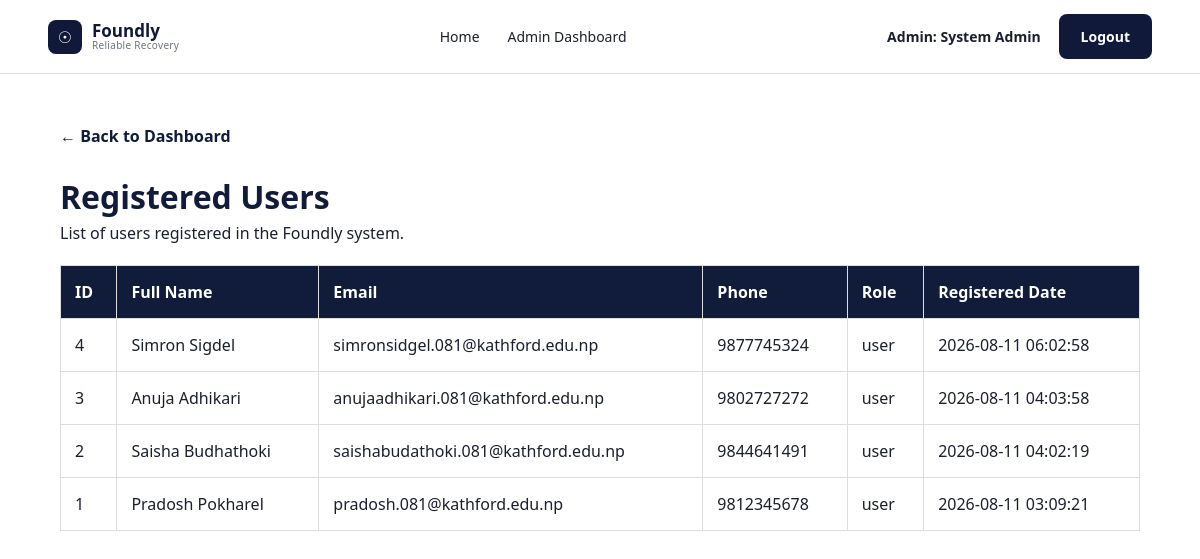
Page /admin_users.php (signed in) on the committed database.
### tables this page shows
CREATE TABLE `users` (
  `user_id` int(11) NOT NULL,
  `full_name` varchar(100) NOT NULL,
  `email` varchar(150) NOT NULL,
  `phone` varchar(10) NOT NULL,
  `password_hash` varchar(255) NOT NULL,
  `user_type` enum('student','staff') NOT NULL DEFAULT 'student',
  `role` enum('user','admin') NOT NULL DEFAULT 'user',
  `created_at` timestamp NOT NULL DEFAULT current_timestamp()
);

### admin_users.php (the view, shortened to what this page needs)
<?php
require_once 'db.php';
$stmt = $pdo->query("
    SELECT user_id, full_name, email, phone, role, created_at
    FROM users
    WHERE role = 'user'
    ORDER BY created_at DESC
");
$users = $stmt->fetchAll(PDO::FETCH_ASSOC);
?>
<!DOCTYPE html>
<html lang="en">
<head>
<link rel="stylesheet" href="base.css">
</head>
<body>
<header class="site-header">
    <div class="brand">
        <div class="brand-icon">&#9737;</div>
        <div class="brand-text">
            <span class="brand-name">Foundly</span>
            <span class="brand-tagline">Reliable Recovery</span>
        </div>
    </div>
    <nav class="site-nav">
        <a href="index.php">Home</a>
        <a href="admin_dashboard.php">
            Admin Dashboard
        </a>
    </nav>
    <div class="nav-actions">
        <span class="nav-login">
            Admin:
            <?php echo htmlspecialchars($_SESSION['full_name']); ?>
        </span>
        <a href="logout.php" class="btn btn-navy">
            Logout
        </a>
    </div>
</header>
<div class="admin-container">
    <a href="admin_dashboard.php" class="back-link">
        ← Back to Dashboard
    </a>
    <h1>Registered Users</h1>
    <p>
        List of users registered in the Foundly system.
    </p>
    <?php if (count($users) > 0): ?>
        <table class="admin-table">
            <thead>
                <tr>
                    <th>ID</th>
                    <th>Full Name</th>
                    <th>Email</th>
                    <th>Phone</th>
                    <th>Role</th>
                    <th>Registered Date</th>
                </tr>
            </thead>
            <tbody>
                <?php foreach ($users as $user): ?>
                    <tr>
                        <td>
                            <?php echo htmlspecialchars($user['user_id']); ?>
                        </td>
                        <td>
                            <?php echo htmlspecialchars($user['full_name']); ?>
                        </td>
                        <td>
                            <?php echo htmlspecialchars($user['email']); ?>
                        </td>
                        <td>
                            <?php echo htmlspecialchars($user['phone']); ?>
                        </td>
                        <td>
                            <?php echo htmlspecialchars($user['role']); ?>
                        </td>
                        <td>
                            <?php echo htmlspecialchars($user['created_at']); ?>
                        </td>
                    </tr>
                <?php endforeach; ?>
            </tbody>
        </table>
    <?php else: ?>
        <div class="empty">
            No registered users found.
        </div>
    <?php endif; ?>
</div>
</body>
</html>

### base.css (style rules this page uses)
:root { --navy: #10193a; --navy-dark: #0b122b; --indigo: #3949ab; --indigo-dark: #2f3a8f; --bg-light: #dfe4f3; --bg-white: #ffffff; --text-dark: #1a1f2e; --text-muted: #6b7280; --border-gray: #d7dbe6; --success: #1f9d55; --error: #d64545; --radius: 10px; }
* { box-sizing: border-box; margin: 0; padding: 0; }
body { font-family: 'Segoe UI', Roboto, Arial, sans-serif; color: var(--text-dark); background: var(--bg-white); line-height: 1.5; }
a { text-decoration: none; color: inherit; }
.site-header { display: flex; align-items: center; justify-content: space-between; padding: 14px 48px; border-bottom: 1px solid var(--border-gray); background: var(--bg-white); }
.brand { display: flex; align-items: center; gap: 10px; }
.brand-icon { width: 34px; height: 34px; border-radius: 8px; background: var(--navy); color: #fff; display: flex; align-items: center; justify-content: center; font-size: 16px; }
.brand-text { display: flex; flex-direction: column; line-height: 1.1; }
.brand-name { font-weight: 700; font-size: 17px; color: var(--navy); }
.brand-tagline { font-size: 10px; color: var(--text-muted); letter-spacing: 0.3px; }
.site-nav { display: flex; align-items: center; gap: 28px; }
.site-nav a { font-size: 14px; color: var(--text-dark); }
.nav-actions { display: flex; align-items: center; gap: 18px; }
.nav-login { font-size: 14px; font-weight: 600; }
.btn { display: inline-flex; align-items: center; justify-content: center; gap: 8px; padding: 12px 22px; border-radius: 8px; border: none; font-size: 14px; font-weight: 600; cursor: pointer; transition: opacity 0.15s ease; }
.btn-navy { background: var(--navy); color: #fff; }

### admin_users.php (style rules this page uses)
.admin-container { width: 90%; max-width: 1200px; margin: 50px auto; }
.admin-container h1 { color: #111b3a; }
.back-link { display: inline-block; margin-bottom: 25px; color: #111b3a; text-decoration: none; font-weight: 600; }
.admin-table { width: 100%; border-collapse: collapse; background: white; margin-top: 20px; }
.admin-table th, .admin-table td { border: 1px solid #ddd; padding: 14px; text-align: left; }
.admin-table th { background: #111b3a; color: white; }

### rows in the picture
users: user_id "4", full_name "Simron Sigdel", email "simronsidgel.081@kathford.edu.np", phone "9877745324", role "user", created_at "2026-08-11 06:02:58"
users: user_id "3", full_name "Anuja Adhikari", email "anujaadhikari.081@kathford.edu.np", phone "9802727272", role "user", created_at "2026-08-11 04:03:58"
users: user_id "2", full_name "Saisha Budhathoki", email "saishabudathoki.081@kathford.edu.np", phone "9844641491", role "user", created_at "2026-08-11 04:02:19"
users: user_id "1", full_name "Pradosh Pokharel", email "pradosh.081@kathford.edu.np", phone "9812345678", role "user", created_at "2026-08-11 03:09:21"

### other values in the picture
$_SESSION['full_name'] "System Admin"
